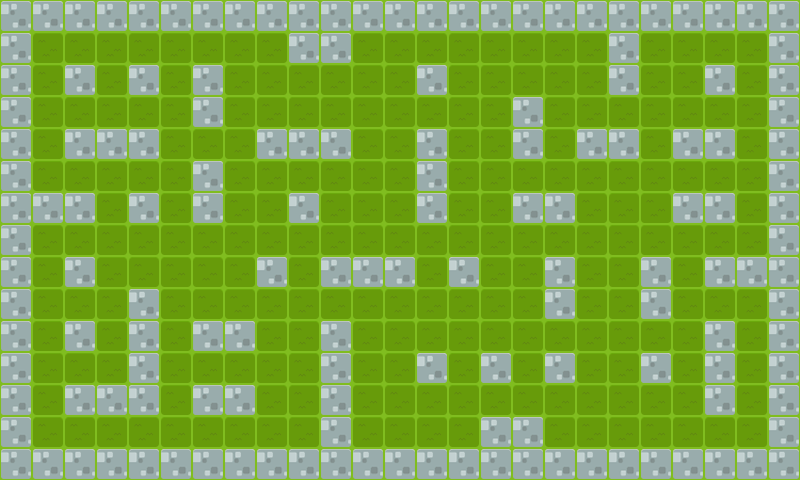

Below is a game level as drawn by its tile map, then a one-line description and the .tmx that defines it (tile-layer data replaced by summaries):
An orthogonal 25x15 tile map with 32x32 px tiles, 1 tile layer (Tile Layer 1), 4 tilesets and 43 objects.

<map version="1.0" orientation="orthogonal" width="25" height="15" tilewidth="32" tileheight="32">
 <tileset firstgid="1" name="Dirt Block" tilewidth="32" tileheight="32">
  <image source="Dirt Block.png" width="101" height="171" />
 </tileset>
 <tileset firstgid="16" name="background_underground" tilewidth="32" tileheight="32">
  <image source="background_underground.png" width="512" height="512" />
 </tileset>
 <tileset firstgid="272" name="rock" tilewidth="32" tileheight="32">
  <image source="tmx/rock.png" width="32" height="32" />
 </tileset>
 <tileset firstgid="273" name="grass" tilewidth="32" tileheight="32">
  <image source="tmx/grass.png" width="32" height="32" />
 </tileset>
 <layer name="Tile Layer 1" width="25" height="15">
  <data>[375 cells, 375 non-empty, 2 distinct tile ids]</data>
 </layer>
 <objectgroup name="wall" width="25" height="15">
  <object x="26" y="1" width="3" height="477" />
  <object x="7" y="1" width="789" height="29" />
  <object x="771" y="34" width="23" height="413" />
  <object x="2" y="451" width="794" height="28" />
  <object x="64" y="66" width="28" height="25" />
  <object x="129" y="68" width="28" height="25" />
  <object x="259" y="262" width="25" height="22" />
  <object x="451" y="259" width="28" height="25" />
  <object x="640" y="356" width="28" height="25" />
  <object x="544" y="356" width="28" height="25" />
  <object x="483" y="356" width="28" height="25" />
  <object x="417" y="355" width="28" height="25" />
  <object x="65" y="323" width="28" height="25" />
  <object x="65" y="259" width="28" height="25" />
  <object x="706" y="68" width="28" height="25" />
  <object x="195" y="324" width="57" height="26" />
  <object x="195" y="386" width="57" height="26" />
  <object x="483" y="419" width="57" height="26" />
  <object x="708" y="258" width="57" height="26" />
  <object x="675" y="131" width="57" height="26" />
  <object x="678" y="194" width="57" height="26" />
  <object x="580" y="130" width="57" height="26" />
  <object x="516" y="194" width="57" height="26" />
  <object x="35" y="193" width="57" height="26" />
  <object x="611" y="34" width="25" height="58" />
  <object x="516" y="97" width="25" height="58" />
  <object x="548" y="259" width="25" height="58" />
  <object x="643" y="260" width="25" height="58" />
  <object x="196" y="164" width="25" height="58" />
  <object x="194" y="68" width="25" height="58" />
  <object x="417" y="68" width="28" height="25" />
  <object x="259" y="132" width="89" height="25" />
  <object x="67" y="131" width="89" height="25" />
  <object x="324" y="259" width="89" height="25" />
  <object x="417" y="131" width="28" height="89" />
  <object x="703" y="325" width="28" height="89" />
  <object x="130" y="292" width="28" height="89" />
  <object x="292" y="35" width="57" height="26" />
  <object x="68" y="386" width="90" height="26" />
  <object x="322" y="324" width="27" height="123" />
  <object x="132" y="195" width="25" height="22" />
  <object x="292" y="198" width="25" height="22" />
 </objectgroup>
 <objectgroup name="enemies" width="128" height="70">
  <object x="242" y="200" />
 </objectgroup>
</map>
